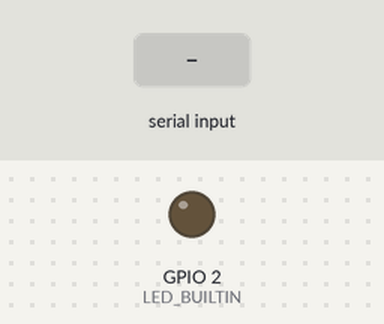
Recording of a sketch running on a simulated ESP8266 (NodeMCU). On the bench: output pins drawn as LEDs (lit = HIGH, except the on-board LED, lit = LOW). Inputs (shaded band) come from the test bench. What the sketch prints to the serial monitor is not drawn.

Above: at 2.2 s.
2.3 s: byte 30 received over Serial
At 2.6 s:
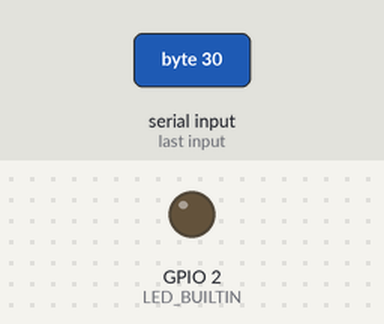
3.8 s: byte 90 received over Serial
At 4.9 s:
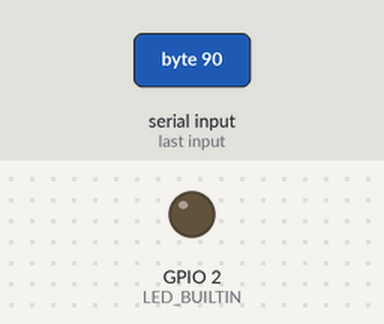
5.3 s: byte 120 received over Serial
At 6.1 s:
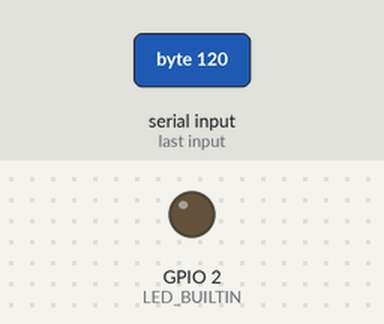
Timing chart, 0 to 8.3 s (numbered marks = the images above; inputs shaded):
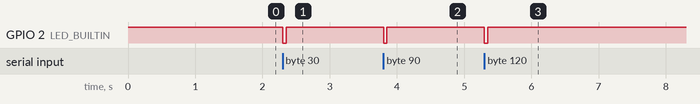

Measured:
- after the input at 2.3 s, GPIO 2 (LED_BUILTIN): HIGH → LOW at once, → HIGH 0.05 s later
- after the input at 3.8 s, GPIO 2 (LED_BUILTIN): HIGH → LOW at once, → HIGH 0.05 s later
- after the input at 5.3 s, GPIO 2 (LED_BUILTIN): HIGH → LOW at once, → HIGH 0.05 s later

The sketch:

serial_test.ino
```cpp
/*
 * Serial Communication Echo Test
 * Request: Check serial communication
 * Board: ESP8266 (NodeMCU / ESP-12E)
 *
 * Instructions:
 * 1. Open Serial Monitor (baud rate 115200)
 * 2. Type characters and press Send
 * 3. Verify that the device echoes the characters back
 */

#include <ESP8266WiFi.h>

// Built-in LED pin
#ifndef LED_BUILTIN
#define LED_BUILTIN 2
#endif

void setup() {
  // Initialize Serial at 115200 baud
  Serial.begin(115200);

  // Initialize LED
  pinMode(LED_BUILTIN, OUTPUT);
  digitalWrite(LED_BUILTIN, HIGH); // Off initially (Low is On for NodeMCU)

  // Wait a moment for serial to stabilize
  delay(1000);

  Serial.println("\n");
  Serial.println("==============================================");
  Serial.println("   Serial Communication Check: READY");
  Serial.println("==============================================");
  Serial.println("1. Communication is working if you can read this.");
  Serial.println("2. Type something in the input box and hit Enter.");
  Serial.println("3. I will echo back whatever you type.");
  Serial.println("==============================================\n");
}

void loop() {
  // Check if data is available to read
  if (Serial.available() > 0) {
    // Read the incoming byte
    char incomingByte = Serial.read();

    // Echo the byte back to the Serial Monitor
    Serial.print("Received: ");
    Serial.print(incomingByte);
    Serial.print(" (ASCII: ");
    Serial.print((int)incomingByte);
    Serial.println(")");

    // Blink LED briefly to indicate data received
    digitalWrite(LED_BUILTIN, LOW);  // On
    delay(50);
    digitalWrite(LED_BUILTIN, HIGH); // Off
  }
}
```
